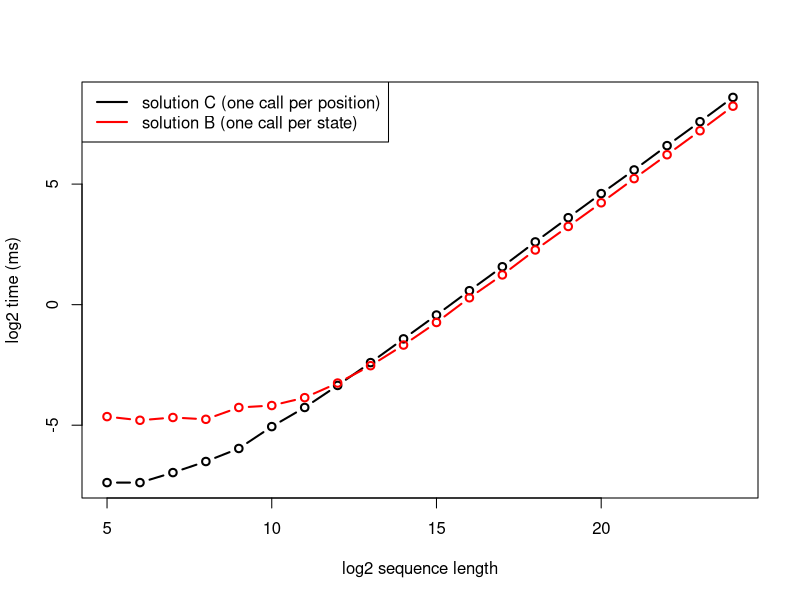

Reproduce this figure in R.
tbl = read.table("em_test.txt")
pdf("em_ss.pdf")
plot(log2(tbl[,3]), log2(tbl[,2]), xlab="log2 sequence length", ylab="log2 time (ms)", type="b", lwd=2)
lines(log2(tbl[,c(3,1)]), col="red", lwd=2, type="b")
legend("topleft", c("solution C (one call per position)", "solution B (one call per state)"), lty=1, lwd=2, col=c("black", "red"))
dev.off()
